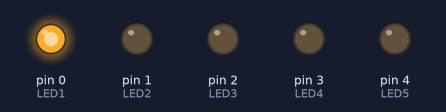
Simulated run of this sketch. Board: Arduino Uno, built with avr-gcc and run on an emulated ATmega328P. Parts: output pins drawn as LEDs (lit = HIGH).

Above: at 0.04 s.
At 0.28 s:
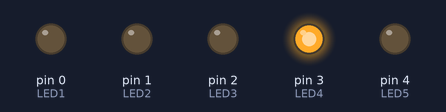
At 0.68 s:
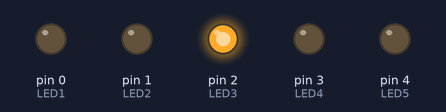
At 1.32 s:
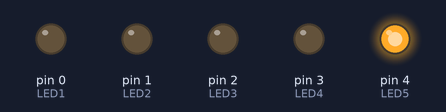
At 2.04 s:
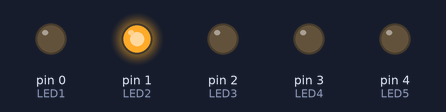
At 2.84 s:
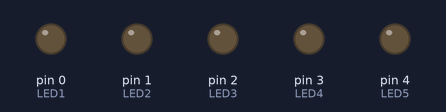
Timing chart, 0 to 3.1 s (numbered marks = the images above):
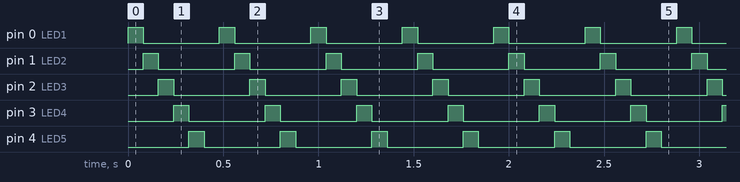

Measured:
- by itself, pin 0 (LED1), pin 1 (LED2), pin 2 (LED3), pin 3 (LED4), pin 4 (LED5): alternates HIGH for 0.08 s and LOW for 0.40 s
- by itself, everything shown: repeats every 0.48 s, in 6 steps

The sketch:

Blinking_LEDs_Liam_Piper.ino
```cpp
//Blinking LEDs Liam Piper

//sets up which digital pins with be assgnined to each LED
int LED1 = 0;
int LED2 = 1;
int LED3 = 2;
int LED4 = 3;
int LED5 = 4;

// This setup loop will run once to start the looping of LEDs
void setup() {
  // initialize the digital pins to be in output mode
  pinMode(LED1, OUTPUT);
  pinMode(LED2, OUTPUT);
  pinMode(LED3, OUTPUT);
  pinMode(LED4, OUTPUT);
  pinMode(LED5, OUTPUT);
}

//the voild loop runs over and over creating the blinking LEDs
void loop() {
  digitalWrite(LED1, HIGH);   // This turns on the LEDs by writing to the digital pins in high power mode
  delay(80);                      // Pauses the code by a half-second to run
  digitalWrite(LED1, LOW);    // This turns the LEDs off by being in low power mode
  digitalWrite(LED2, HIGH);    // This turns on the LEDs by writing to the digital pins in high power mode
  delay(80);                      // Pauses the code by a half-second to run
  digitalWrite(LED2, LOW);     // This turns the LEDs off by being in low power mode
  digitalWrite(LED3, HIGH);     // This turns on the LEDs by writing to the digital pins in high power mode
  delay(80);                      // Pauses the code by a half-second to run
  digitalWrite(LED3, LOW);      // This turns the LEDs off by being in low power mode
  digitalWrite(LED4, HIGH);     // This turns on the LEDs by writing to the digital pins in high power mode
  delay(80);                      // Pauses the code by a half-second to run
  digitalWrite(LED4, LOW);      // This turns the LEDs off by being in low power mode
  digitalWrite(LED5, HIGH);     // This turns on the LEDs by writing to the digital pins in high power mode
  delay(80);                      // Pauses the code by a half-second to run
  digitalWrite(LED5, LOW);      // This turns the LEDs off by being in low power mode
  delay(80);                     // Last delay that occurs for a half second
}
```
